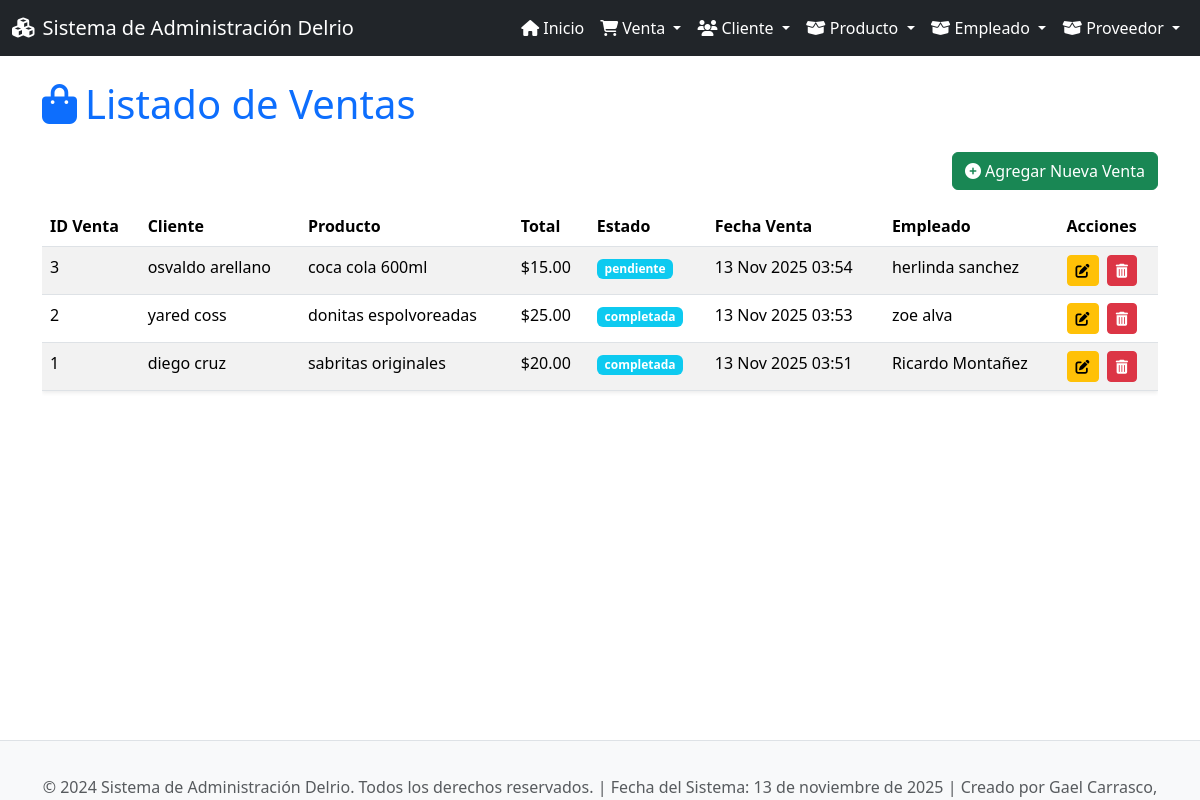
/ventas/, run on the app's committed database.
### app_Delrio/models.py (models this page shows, shortened)
class Venta(models.Model):
    fech_venta = models.DateTimeField(auto_now_add=True)
    total_venta = models.DecimalField(max_digits=10, decimal_places=2)
    estado = models.CharField(max_length=50)
    id_clie = models.ForeignKey(Cliente, on_delete=models.CASCADE, related_name="ventas")
    id_prod = models.ForeignKey(Producto, on_delete=models.CASCADE, related_name="ventas")
    id_empl = models.ForeignKey(Empleado, on_delete=models.CASCADE, related_name="ventas")

class Cliente(models.Model):
    nom_clie = models.CharField(max_length=100)
    apellido_clie = models.CharField(max_length=100)
    C_E_clie = models.CharField(max_length=100)  # Correo electrónico
    tel_clie = models.CharField(max_length=20)
    direc_clie = models.TextField()
    fech_compra = models.DateField()

class Producto(models.Model):
    nom_prod = models.CharField(max_length=100)
    desc_prod = models.TextField(blank=True, null=True)
    precio_unidad = models.DecimalField(max_digits=10, decimal_places=2)
    stock = models.IntegerField()
    fech_creacion = models.DateTimeField(auto_now_add=True)
    id_prov = models.ForeignKey(Proveedor, on_delete=models.CASCADE, related_name="productos")  # Si existiera tabla 'proveedor', sería ForeignKey

class Empleado(models.Model):
    nom_empl = models.CharField(max_length=255)     # nom_empl (first name)
    apellido_empl = models.CharField(max_length=255) # apellido_empl (last name)
    puesto_empl = models.CharField(max_length=255)   # puesto_empl (job position)
    salario = models.DecimalField(max_digits=10, decimal_places=2)  # salario (salary)
    fech_ingreso = models.DateField()  # fech_ingreso (hire date)
    def __str__(self):
        return f"{self.nom_empl} {self.apellido_empl}"

### app_Delrio/views.py (the view)
# urls.py: path('ventas/', views.ver_ventas, name='ver_ventas'),
def ver_ventas(request):
    ventas = Venta.objects.all().order_by('-fech_venta')
    return render(request, 'Ventas/ver_venta.html', {'ventas': ventas})

### app_Delrio/templates/ventas/ver_venta.html (shortened to what this page needs)
{% extends 'base.html' %}
{% block content %}
<div class="row">
    <div class="col-12">
        <h1 class="mb-4 text-primary"><i class="fas fa-shopping-bag me-2"></i>Listado de Ventas</h1>
        <div class="d-flex justify-content-end mb-3">
            <a href="{% url 'agregar_venta' %}" class="btn btn-success">
                <i class="fas fa-plus-circle me-1"></i>Agregar Nueva Venta
            </a>
        </div>
        {% if ventas %}
        <div class="table-responsive">
            <table class="table table-hover table-striped shadow-sm">
                <thead class="bg-dark text-white">
                    <tr>
                        <th scope="col">ID Venta</th>
                        <th scope="col">Cliente</th>
                        <th scope="col">Producto</th>
                        <th scope="col">Total</th>
                        <th scope="col">Estado</th>
                        <th scope="col">Fecha Venta</th>
                        <th scope="col">Empleado </th>
                        <th scope="col">Acciones</th>
                    </tr>
                </thead>
                <tbody>
                    {% for venta in ventas %}
                    <tr>
                        <td>{{ venta.id }}</td>
                        <td>{{ venta.id_clie.nom_clie }} {{ venta.id_clie.apellido_clie }}</td>
                        <td>{{ venta.id_prod.nom_prod }}</td>
                        <td>${{ venta.total_venta }}</td>
                        <td>
                            {% if venta.estado == 'Completada' %}
                                <span class="badge bg-success">{{ venta.estado }}</span>
                            {% elif venta.estado == 'Pendiente' %}
                                <span class="badge bg-warning text-dark">{{ venta.estado }}</span>
                            {% elif venta.estado == 'Cancelada' %}
                                <span class="badge bg-danger">{{ venta.estado }}</span>
                            {% else %}
                                <span class="badge bg-info">{{ venta.estado }}</span>
                            {% endif %}
                        </td>
                        <td>{{ venta.fech_venta|date:"d M Y H:i" }}</td>
                        <td>{{ venta.id_empl }}</td>
                        <td>
                            <a href="{% url 'actualizar_venta' venta.id %}" class="btn btn-sm btn-warning me-1" title="Editar">
                                <i class="fas fa-edit"></i>
                            </a>
                            <button type="button" class="btn btn-sm btn-danger" data-bs-toggle="modal" data-bs-target="#confirmDeleteModal{{ venta.id }}" title="Eliminar">
                                <i class="fas fa-trash-alt"></i>
                            </button>
                        </td>
                    </tr>
                    {% endfor %}
                </tbody>
            </table>
        </div>
        {% else %}
        <div class="alert alert-info" role="alert">
            <h4 class="alert-heading"><i class="fas fa-info-circle me-2"></i>No hay ventas registradas.</h4>
            <p>Puedes <a href="{% url 'agregar_venta' %}" class="alert-link">agregar una nueva venta</a> para empezar.</p>
        </div>
        {% endif %}
    </div>
</div>
{% endblock %}

### app_Delrio/templates/base.html (shortened to what this page needs)
<!DOCTYPE html>
<html lang="es">
<head>
    <link href="https://cdn.jsdelivr.net/npm/bootstrap@5.3.3/dist/css/bootstrap.min.css" rel="stylesheet">
    <link rel="stylesheet" href="https://cdnjs.cloudflare.com/ajax/libs/font-awesome/6.5.2/css/all.min.css" />
</head>
<body>
    {% include 'navbar.html' %}
    <div class="container mt-4 content">
        {% block content %}
        {% endblock %}
    </div>
    {% include 'footer.html' %}
</body>
</html>

### app_Delrio/templates/navbar.html (shortened to what this page needs)
<nav class="navbar navbar-expand-lg navbar-dark bg-dark navbar-custom">
    <div class="container-fluid">
        <a class="navbar-brand" href="{% url 'inicio_delrio' %}">
            <i class="fas fa-cubes me-2"></i>Sistema de Administración Delrio
        </a>
        <div class="collapse navbar-collapse" id="navbarNavDropdown">
            <ul class="navbar-nav ms-auto">
                <li class="nav-item">
                    <a class="nav-link active" aria-current="page" href="{% url 'inicio_delrio' %}">
                        <i class="fas fa-home me-1"></i>Inicio
                    </a>
                </li>
                <li class="nav-item dropdown">
                    <a class="nav-link dropdown-toggle" href="#" role="button" data-bs-toggle="dropdown" aria-expanded="false">
                        <i class="fas fa-shopping-cart me-1"></i>Venta
                    </a>
                </li>
                <li class="nav-item dropdown">
                    <a class="nav-link dropdown-toggle" href="#" role="button" data-bs-toggle="dropdown" aria-expanded="false">
                        <i class="fas fa-users me-1"></i>Cliente
                    </a>
                </li>
                <li class="nav-item dropdown">
                    <a class="nav-link dropdown-toggle" href="#" role="button" data-bs-toggle="dropdown" aria-expanded="false">
                        <i class="fas fa-box-open me-1"></i>Producto
                    </a>
                </li>
                <li class="nav-item dropdown">
                    <a class="nav-link dropdown-toggle" href="#" role="button" data-bs-toggle="dropdown" aria-expanded="false">
                        <i class="fas fa-box-open me-1"></i>Empleado
                    </a>
                </li>
                <li class="nav-item dropdown">
                    <a class="nav-link dropdown-toggle" href="#" role="button" data-bs-toggle="dropdown" aria-expanded="false">
                        <i class="fas fa-box-open me-1"></i>Proveedor
                    </a>
                </li>
            </ul>
        </div>
    </div>
</nav>

### app_Delrio/templates/footer.html
<footer class="footer bg-light text-muted py-3">
    <div class="container text-center">
        <span>&copy; 2024 Sistema de Administración Delrio. Todos los derechos reservados.</span> |
        <span>Fecha del Sistema: <span id="current-date"></span></span> |
        <span>Creado por Gael Carrasco, CBTIS 128</span>
    </div>
</footer>

### app_Delrio/templates/base.html (style rules this page uses)
body { display: flex; flex-direction: column; min-height: 100vh; }
.content { flex: 1; padding-bottom: 70px; }
.footer { position: fixed; bottom: 0; width: 100%; height: 60px; background-color: #f8f9fa; border-top: 1px solid #dee2e6; text-align: center; line-height: 60px; z-index: 1000; }
.navbar-custom { background-color: #6c757d; }
.navbar-brand, .nav-link, .dropdown-item { color: #ffffff !important; }

### data on the page
Venta: id "3", id_clie.nom_clie "osvaldo", id_clie.apellido_clie "arellano", id_prod.nom_prod "coca cola 600ml", total_venta "15.00", estado "pendiente", fech_venta "13 Nov 2025 03:54", id_empl "herlinda sanchez"
Venta: id "2", id_clie.nom_clie "yared", id_clie.apellido_clie "coss", id_prod.nom_prod "donitas espolvoreadas", total_venta "25.00", estado "completada", fech_venta "13 Nov 2025 03:53", id_empl "zoe alva"
Venta: id "1", id_clie.nom_clie "diego", id_clie.apellido_clie "cruz", id_prod.nom_prod "sabritas originales", total_venta "20.00", estado "completada", fech_venta "13 Nov 2025 03:51", id_empl "Ricardo Montañez"
